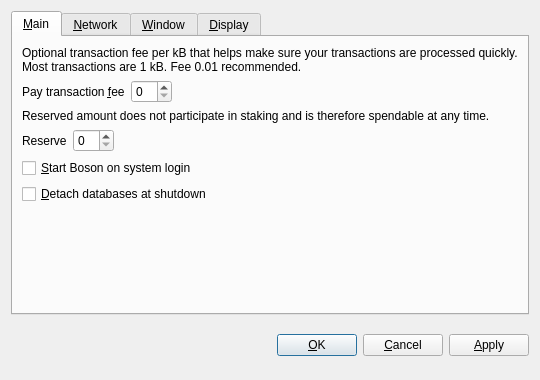
<?xml version="1.0" encoding="UTF-8"?>
<ui version="4.0">
 <class>OptionsDialog</class>
 <widget class="QDialog" name="OptionsDialog">
  <property name="geometry">
   <rect>
    <x>0</x>
    <y>0</y>
    <width>540</width>
    <height>380</height>
   </rect>
  </property>
  <property name="windowTitle">
   <string>Options</string>
  </property>
  <property name="modal">
   <bool>true</bool>
  </property>
  <layout class="QVBoxLayout" name="verticalLayout">
   <item>
    <widget class="QTabWidget" name="tabWidget">
     <property name="tabPosition">
      <enum>QTabWidget::North</enum>
     </property>
     <property name="currentIndex">
      <number>0</number>
     </property>
     <widget class="QWidget" name="tabMain">
      <attribute name="title">
       <string>&amp;Main</string>
      </attribute>
      <layout class="QVBoxLayout" name="verticalLayout_Main">
       <item>
        <widget class="QLabel" name="transactionFeeInfoLabel">
         <property name="text">
          <string>Optional transaction fee per kB that helps make sure your transactions are processed quickly. Most transactions are 1 kB. Fee 0.01 recommended.</string>
         </property>
         <property name="textFormat">
          <enum>Qt::PlainText</enum>
         </property>
         <property name="wordWrap">
          <bool>true</bool>
         </property>
        </widget>
       </item>
       <item>
        <layout class="QHBoxLayout" name="horizontalLayoutFee">
         <item>
          <widget class="QLabel" name="transactionFeeLabel">
           <property name="text">
            <string>Pay transaction &amp;fee</string>
           </property>
           <property name="textFormat">
            <enum>Qt::PlainText</enum>
           </property>
           <property name="buddy">
            <cstring>transactionFee</cstring>
           </property>
          </widget>
         </item>
         <item>
          <widget class="BitcoinAmountField" name="transactionFee"/>
         </item>
         <item>
          <spacer name="horizontalSpacerFee">
           <property name="orientation">
            <enum>Qt::Horizontal</enum>
           </property>
           <property name="sizeHint" stdset="0">
            <size>
             <width>40</width>
             <height>20</height>
            </size>
           </property>
          </spacer>
         </item>
        </layout>
       </item>
       <item>
        <widget class="QLabel" name="reserveBalanceInfoLabel">
         <property name="text">
          <string>Reserved amount does not participate in staking and is therefore spendable at any time.</string>
         </property>
         <property name="textFormat">
          <enum>Qt::PlainText</enum>
         </property>
         <property name="wordWrap">
          <bool>true</bool>
         </property>
        </widget>
       </item>
       <item>
        <layout class="QHBoxLayout" name="horizontalLayoutReserveBalance">
         <item>
          <widget class="QLabel" name="reserveBalanceLabel">
           <property name="text">
            <string>Reserve</string>
           </property>
           <property name="textFormat">
            <enum>Qt::PlainText</enum>
           </property>
           <property name="buddy">
            <cstring>reserveBalance</cstring>
           </property>
          </widget>
         </item>
         <item>
          <widget class="BitcoinAmountField" name="reserveBalance"/>
         </item>
         <item>
          <spacer name="horizontalSpacerReserveBalance">
           <property name="orientation">
            <enum>Qt::Horizontal</enum>
           </property>
           <property name="sizeHint" stdset="0">
            <size>
             <width>40</width>
             <height>20</height>
            </size>
           </property>
          </spacer>
         </item>
        </layout>
       </item>
       <item>
        <widget class="QCheckBox" name="bitcoinAtStartup">
         <property name="toolTip">
          <string>Automatically start Boson after logging in to the system.</string>
         </property>
         <property name="text">
          <string>&amp;Start Boson on system login</string>
         </property>
        </widget>
       </item>
       <item>
        <widget class="QCheckBox" name="detachDatabases">
         <property name="toolTip">
          <string>Detach block and address databases at shutdown. This means they can be moved to another data directory, but it slows down shutdown. The wallet is always detached.</string>
         </property>
         <property name="text">
          <string>&amp;Detach databases at shutdown</string>
         </property>
        </widget>
       </item>
       <item>
        <spacer name="verticalSpacer_Main">
         <property name="orientation">
          <enum>Qt::Vertical</enum>
         </property>
         <property name="sizeHint" stdset="0">
          <size>
           <width>20</width>
           <height>40</height>
          </size>
         </property>
        </spacer>
       </item>
      </layout>
     </widget>
     <widget class="QWidget" name="tabNetwork">
      <attribute name="title">
       <string>&amp;Network</string>
      </attribute>
      <layout class="QVBoxLayout" name="verticalLayout_Network">
       <item>
        <widget class="QCheckBox" name="mapPortUpnp">
         <property name="toolTip">
          <string>Automatically open the Boson client port on the router. This only works when your router supports UPnP and it is enabled.</string>
         </property>
         <property name="text">
          <string>Map port using &amp;UPnP</string>
         </property>
        </widget>
       </item>
       <item>
        <widget class="QCheckBox" name="connectSocks">
         <property name="toolTip">
          <string>Connect to the Boson network through a SOCKS proxy (e.g. when connecting through Tor).</string>
         </property>
         <property name="text">
          <string>&amp;Connect through SOCKS proxy:</string>
         </property>
        </widget>
       </item>
       <item>
        <layout class="QHBoxLayout" name="horizontalLayout_Network">
         <item>
          <widget class="QLabel" name="proxyIpLabel">
           <property name="text">
            <string>Proxy &amp;IP:</string>
           </property>
           <property name="textFormat">
            <enum>Qt::PlainText</enum>
           </property>
           <property name="buddy">
            <cstring>proxyIp</cstring>
           </property>
          </widget>
         </item>
         <item>
          <widget class="QValidatedLineEdit" name="proxyIp">
           <property name="maximumSize">
            <size>
             <width>140</width>
             <height>16777215</height>
            </size>
           </property>
           <property name="toolTip">
            <string>IP address of the proxy (e.g. 127.0.0.1)</string>
           </property>
          </widget>
         </item>
         <item>
          <widget class="QLabel" name="proxyPortLabel">
           <property name="text">
            <string>&amp;Port:</string>
           </property>
           <property name="textFormat">
            <enum>Qt::PlainText</enum>
           </property>
           <property name="buddy">
            <cstring>proxyPort</cstring>
           </property>
          </widget>
         </item>
         <item>
          <widget class="QLineEdit" name="proxyPort">
           <property name="maximumSize">
            <size>
             <width>55</width>
             <height>16777215</height>
            </size>
           </property>
           <property name="toolTip">
            <string>Port of the proxy (e.g. 9050)</string>
           </property>
          </widget>
         </item>
         <item>
          <widget class="QLabel" name="socksVersionLabel">
           <property name="text">
            <string>SOCKS &amp;Version:</string>
           </property>
           <property name="textFormat">
            <enum>Qt::PlainText</enum>
           </property>
           <property name="buddy">
            <cstring>socksVersion</cstring>
           </property>
          </widget>
         </item>
         <item>
          <widget class="QValueComboBox" name="socksVersion">
           <property name="toolTip">
            <string>SOCKS version of the proxy (e.g. 5)</string>
           </property>
          </widget>
         </item>
         <item>
          <spacer name="horizontalSpacer_Network">
           <property name="orientation">
            <enum>Qt::Horizontal</enum>
           </property>
           <property name="sizeHint" stdset="0">
            <size>
             <width>40</width>
             <height>20</height>
            </size>
           </property>
          </spacer>
         </item>
        </layout>
       </item>
       <item>
        <spacer name="verticalSpacer_Network">
         <property name="orientation">
          <enum>Qt::Vertical</enum>
         </property>
         <property name="sizeHint" stdset="0">
          <size>
           <width>20</width>
           <height>40</height>
          </size>
         </property>
        </spacer>
       </item>
      </layout>
     </widget>
     <widget class="QWidget" name="tabWindow">
      <attribute name="title">
       <string>&amp;Window</string>
      </attribute>
      <layout class="QVBoxLayout" name="verticalLayout_Window">
       <item>
        <widget class="QCheckBox" name="minimizeToTray">
         <property name="toolTip">
          <string>Show only a tray icon after minimizing the window.</string>
         </property>
         <property name="text">
          <string>&amp;Minimize to the tray instead of the taskbar</string>
         </property>
        </widget>
       </item>
       <item>
        <widget class="QCheckBox" name="minimizeOnClose">
         <property name="toolTip">
          <string>Minimize instead of exit the application when the window is closed. When this option is enabled, the application will be closed only after selecting Quit in the menu.</string>
         </property>
         <property name="text">
          <string>M&amp;inimize on close</string>
         </property>
        </widget>
       </item>
       <item>
        <spacer name="verticalSpacer_Window">
         <property name="orientation">
          <enum>Qt::Vertical</enum>
         </property>
         <property name="sizeHint" stdset="0">
          <size>
           <width>20</width>
           <height>40</height>
          </size>
         </property>
        </spacer>
       </item>
      </layout>
     </widget>
     <widget class="QWidget" name="tabDisplay">
      <attribute name="title">
       <string>&amp;Display</string>
      </attribute>
      <layout class="QVBoxLayout" name="verticalLayout_Display">
       <item>
        <layout class="QHBoxLayout" name="horizontalLayout_1_Display">
         <item>
          <widget class="QLabel" name="langLabel">
           <property name="text">
            <string>User Interface &amp;language:</string>
           </property>
           <property name="textFormat">
            <enum>Qt::PlainText</enum>
           </property>
           <property name="buddy">
            <cstring>lang</cstring>
           </property>
          </widget>
         </item>
         <item>
          <widget class="QValueComboBox" name="lang">
           <property name="toolTip">
            <string>The user interface language can be set here. This setting will take effect after restarting Boson.</string>
           </property>
          </widget>
         </item>
        </layout>
       </item>
       <item>
        <layout class="QHBoxLayout" name="horizontalLayout_2_Display">
         <item>
          <widget class="QLabel" name="unitLabel">
           <property name="text">
            <string>&amp;Unit to show amounts in:</string>
           </property>
           <property name="textFormat">
            <enum>Qt::PlainText</enum>
           </property>
           <property name="buddy">
            <cstring>unit</cstring>
           </property>
          </widget>
         </item>
         <item>
          <widget class="QValueComboBox" name="unit">
           <property name="toolTip">
            <string>Choose the default subdivision unit to show in the interface and when sending coins.</string>
           </property>
          </widget>
         </item>
        </layout>
       </item>
       <item>
        <widget class="QCheckBox" name="displayAddresses">
         <property name="toolTip">
          <string>Whether to show Boson addresses in the transaction list or not.</string>
         </property>
         <property name="text">
          <string>&amp;Display addresses in transaction list</string>
         </property>
        </widget>
       </item>
       <item>
        <widget class="QCheckBox" name="coinControlFeatures">
         <property name="toolTip">
          <string>Whether to show coin control features or not.</string>
         </property>
         <property name="text">
          <string>Display coin &amp;control features (experts only!)</string>
         </property>
        </widget>
       </item>
       <item>
        <spacer name="verticalSpacer_Display">
         <property name="orientation">
          <enum>Qt::Vertical</enum>
         </property>
         <property name="sizeHint" stdset="0">
          <size>
           <width>20</width>
           <height>40</height>
          </size>
         </property>
        </spacer>
       </item>
      </layout>
     </widget>
    </widget>
   </item>
   <item>
    <layout class="QHBoxLayout" name="horizontalLayout_Buttons">
     <item>
      <spacer name="horizontalSpacer_1">
       <property name="orientation">
        <enum>Qt::Horizontal</enum>
       </property>
       <property name="sizeHint" stdset="0">
        <size>
         <width>40</width>
         <height>48</height>
        </size>
       </property>
      </spacer>
     </item>
     <item>
      <widget class="QLabel" name="statusLabel">
       <property name="font">
        <font>
         <weight>75</weight>
         <bold>true</bold>
        </font>
       </property>
       <property name="text">
        <string/>
       </property>
       <property name="textFormat">
        <enum>Qt::PlainText</enum>
       </property>
       <property name="wordWrap">
        <bool>true</bool>
       </property>
      </widget>
     </item>
     <item>
      <spacer name="horizontalSpacer_2">
       <property name="orientation">
        <enum>Qt::Horizontal</enum>
       </property>
       <property name="sizeHint" stdset="0">
        <size>
         <width>40</width>
         <height>48</height>
        </size>
       </property>
      </spacer>
     </item>
     <item>
      <widget class="QPushButton" name="okButton">
       <property name="text">
        <string>&amp;OK</string>
       </property>
      </widget>
     </item>
     <item>
      <widget class="QPushButton" name="cancelButton">
       <property name="text">
        <string>&amp;Cancel</string>
       </property>
       <property name="autoDefault">
        <bool>false</bool>
       </property>
      </widget>
     </item>
     <item>
      <widget class="QPushButton" name="applyButton">
       <property name="text">
        <string>&amp;Apply</string>
       </property>
       <property name="autoDefault">
        <bool>false</bool>
       </property>
      </widget>
     </item>
    </layout>
   </item>
  </layout>
 </widget>
 <customwidgets>
  <customwidget>
   <class>BitcoinAmountField</class>
   <extends>QSpinBox</extends>
   <header>bitcoinamountfield.h</header>
  </customwidget>
  <customwidget>
   <class>QValueComboBox</class>
   <extends>QComboBox</extends>
   <header>qvaluecombobox.h</header>
  </customwidget>
  <customwidget>
   <class>QValidatedLineEdit</class>
   <extends>QLineEdit</extends>
   <header>qvalidatedlineedit.h</header>
  </customwidget>
 </customwidgets>
 <resources/>
 <connections/>
</ui>
